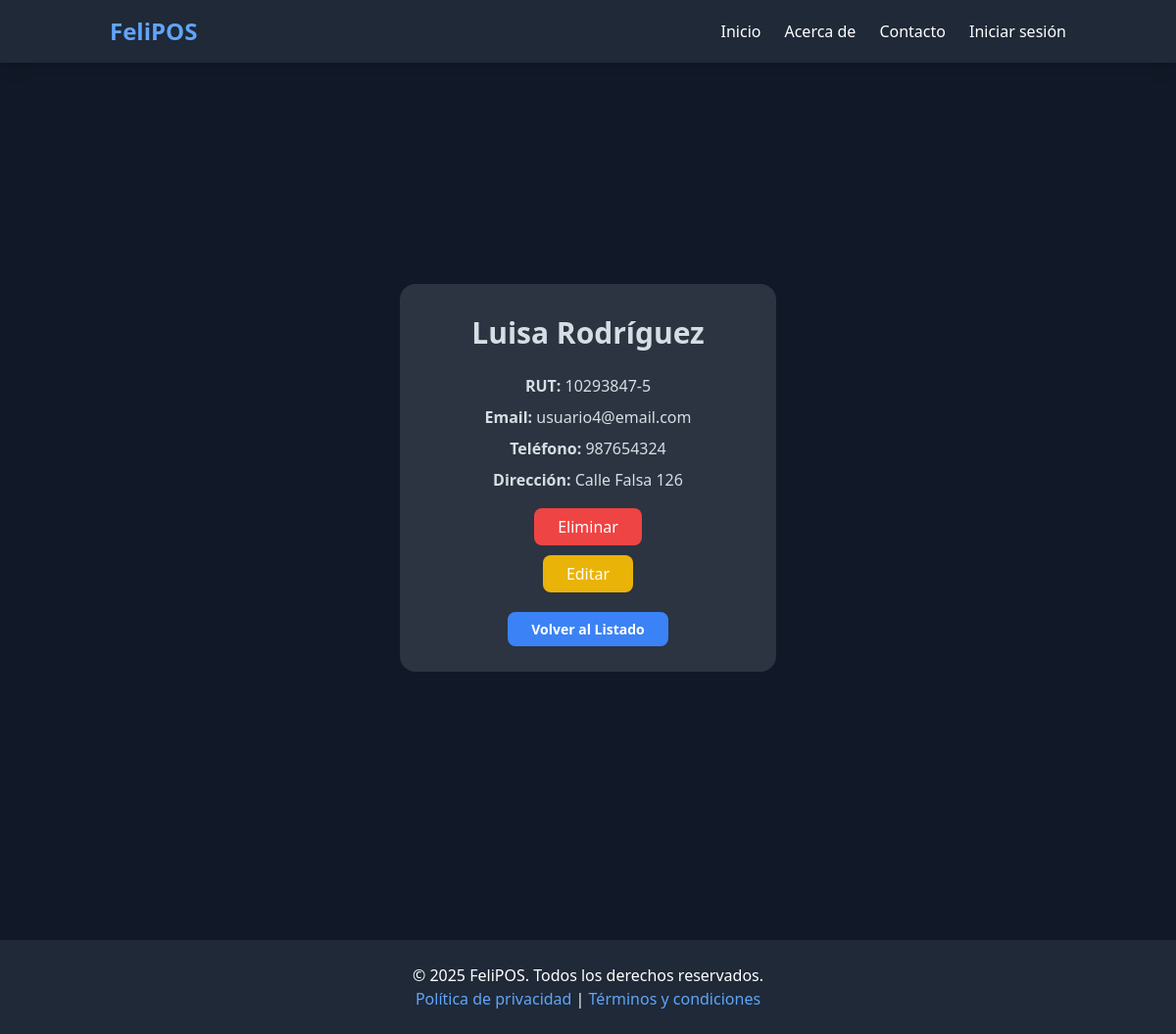
Screenshot of /clientes/4/ with the database file from the repository.
### punto_venta/models.py (models this page shows, shortened)
class Cliente(models.Model):
    user = models.OneToOneField(User, on_delete=models.CASCADE, null=True, blank=True)  # Relación con User
    rut = models.CharField(max_length=20)
    nombre = models.CharField(max_length=100)
    email = models.EmailField(blank=True, null=True)
    telefono = models.CharField(blank=True, null=True, max_length=15)
    direccion = models.TextField(blank=True, null=True)

### punto_venta/views.py (the view)
# urls.py: path('clientes/<int:pk>/', views.cliente_detail, name='cliente_detail'),
def cliente_detail(request, pk):
    cliente = get_object_or_404(Cliente, pk=pk)
    if request.method == "POST" and 'delete' in request.POST:
        cliente.delete()
        messages.success(request, "Cliente eliminado con éxito.")
        return redirect('clientes_list')
    return render(request, "cliente/cliente_detail.html", {"cliente": cliente})

### punto_venta/templates/cliente/cliente_detail.html (shortened to what this page needs)
{% extends 'base.html' %}
{% load static tailwind_tags %}
{% block content %}
<div class="flex flex-col items-center justify-center min-h-screen text-center px-6">
    <div class="grid grid-cols-1 lg:grid-cols-1">
        <div class="card bg-neutral text-neutral-content w-full md:w-96">
            <div class="card-body items-center text-center">
                <h1 class="text-3xl font-semibold mb-4">{{ cliente.nombre }}</h1>
                <p><strong>RUT:</strong> {{ cliente.rut }}</p>
                <p><strong>Email:</strong> {{ cliente.email }}</p>
                <p><strong>Teléfono:</strong> {{ cliente.telefono }}</p>
                <p><strong>Dirección:</strong> {{ cliente.direccion }}</p>
                {% if confirm_delete %}
                    <form action="{% url 'cliente_delete' cliente.id %}" method="POST">
                        {% csrf_token %}
                        <p class="text-lg mb-4">¿Estás seguro de que deseas eliminar este cliente?</p>
                        <button type="submit" class="px-6 py-2 bg-red-500 text-white rounded-lg hover:bg-red-600 transition-all duration-300">Eliminar</button>
                        <a href="{% url 'clientes_list' %}" class="px-6 py-2 bg-gray-500 text-white rounded-lg hover:bg-gray-600 transition-all duration-300 ml-4">Cancelar</a>
                    </form>
                {% else %}
                    <div class="mt-4 text-right">
                        <a href="{% url 'cliente_delete' cliente.id %}" class="px-6 py-2 bg-red-500 text-white rounded-lg hover:bg-red-600 transition-all duration-300">Eliminar</a>
                    </div>
                {% endif %}
                <div class="mt-4 text-right">
                    <a href="{% url 'cliente_edit' cliente.pk %}" class="px-6 py-2 bg-yellow-500 text-white rounded-lg hover:bg-yellow-600 transition-all duration-300">Editar</a>
                </div>
                <div class="mt-6 text-right">
                    <a href="{% url 'clientes_list' %}" class="px-6 py-2 bg-blue-500 text-white text-sm font-semibold rounded-lg hover:bg-blue-600 transition-all duration-300">Volver al Listado</a>
                </div>
            </div>
        </div>
    </div>
</div>
{% endblock %}

### rows the page displays
Cliente: nombre "Luisa Rodríguez", rut "10293847-5", email "usuario4@email.com", telefono "987654324", direccion "Calle Falsa 126"
